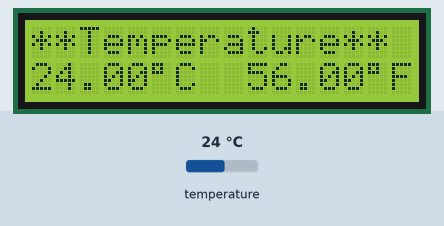
Simulated run of this sketch. Board: Arduino Uno, built with avr-gcc and run on an emulated ATmega328P. Parts: 16×2 character LCD. Inputs (shaded band) come from the test bench; at power-on: temperature 24 °C. What the sketch prints to the serial monitor is not drawn.

Above: at 1.3 s.
1.4 s: temperature set to 12 °C
At 3.5 s:
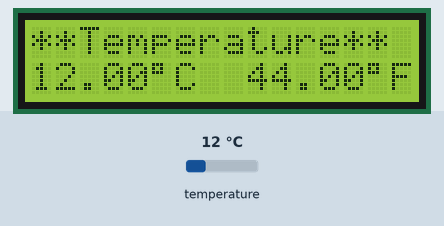
3.8 s: temperature set to 19 °C
At 5.6 s:
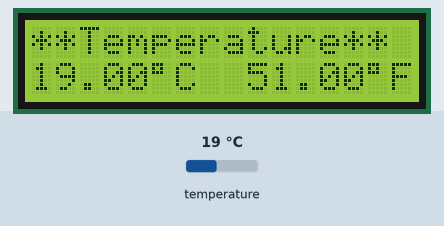
5.9 s: temperature set to 28 °C
At 7.6 s:
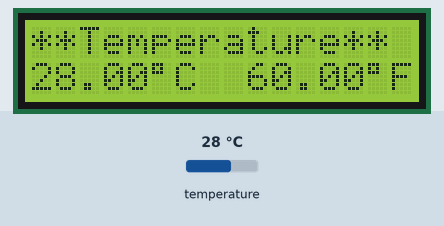
Timing chart, 0 to 9.1 s (numbered marks = the images above; inputs shaded):
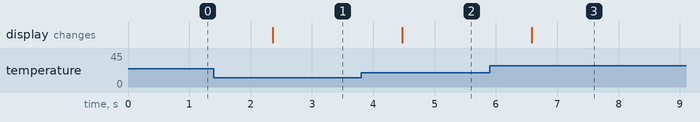

Measured:
- after the input at 1.4 s, the display: changes after 0.96 s (image 1)
- after the input at 3.8 s, the display: changes after 0.67 s (image 2)
- after the input at 5.9 s, the display: changes after 0.68 s (image 3)

The sketch:

DS18B20_LCD.ino
```cpp
//#include <LiquidCrystal.h>
#include <OneWire.h>
#include <DallasTemperature.h>

#include <Wire.h>
#include <LiquidCrystal_I2C.h>

LiquidCrystal_I2C lcd(0x3F,16,2);
int DS18S20_Pin = 7; //DS18S20 Signal pin on digital A0

//Temperature chip i/o
OneWire ds(DS18S20_Pin);  // on digital pin A0
//LiquidCrystal lcd(12, 11, 5, 4, 3, 2);

void setup(void) {
  lcd.init();                      // initialize the lcd
  lcd.init();
  // Print a message to the LCD.
  lcd.backlight();
  Serial.begin(9600);
  lcd.begin(16, 2);  // set up the LCD's number of columns and rows:
  lcd.print("hellow");


}

void loop(void) {
  float temperature = getTemp();
  if(temperature==-1000)
  {
    lcd.clear();
    lcd.print("Error keno");
  }
  else{
  lcd.clear();
  lcd.print("**Temperature**");
  float farenhiet=temperature+32;
  Serial.println(temperature);
  lcd.setCursor(0,1);
  lcd.print(temperature);//Show the temperature in LCD
  lcd.print((char)223);// command for printing ° sign in LCD Ref:http://forum.arduino.cc/index.php?topic=19002.0
  lcd.print("C");// C for Celcius
  lcd.setCursor(9,1);
  lcd.print(farenhiet);//Show the temperature in LCD
  lcd.print((char)223);// command for printing ° sign in LCD Ref:http://forum.arduino.cc/index.php?topic=19002.0
  lcd.print("F");// C for Celcius

Serial.print(" ready");
  Serial.print("  Temperature = ");
  Serial.print(temperature);
  Serial.print(" temperature, ");
  Serial.print(farenhiet);
  Serial.println(" Fahrenheit");
 delay(1000); //just here to slow down the output so it is easier to read
  }
}


float getTemp(){
  //returns the temperature from one DS18S20 in DEG Celsius

  byte data[12];
  byte addr[8];

  if ( !ds.search(addr)) {
      //no more sensors on chain, reset search
      ds.reset_search();
      return -1000;

  }

  if ( OneWire::crc8( addr, 7) != addr[7]) {
      Serial.println("CRC is not valid!");
      return -1000;

  }

  if ( addr[0] != 0x10 && addr[0] != 0x28) {
      Serial.print("Device is not recognized");
      return -1000;

  }

  ds.reset();
  ds.select(addr);
  ds.write(0x44,1); // start conversion, with parasite power on at the end

  byte present = ds.reset();
  ds.select(addr);
  ds.write(0xBE); // Read Scratchpad


  for (int i = 0; i < 9; i++) { // we need 9 bytes
    data[i] = ds.read();
  }

  ds.reset_search();

  byte MSB = data[1];
  byte LSB = data[0];

  float tempRead = ((MSB << 8) | LSB); //using two's compliment
  float TemperatureSum = tempRead / 16;

  return TemperatureSum;

}
```
